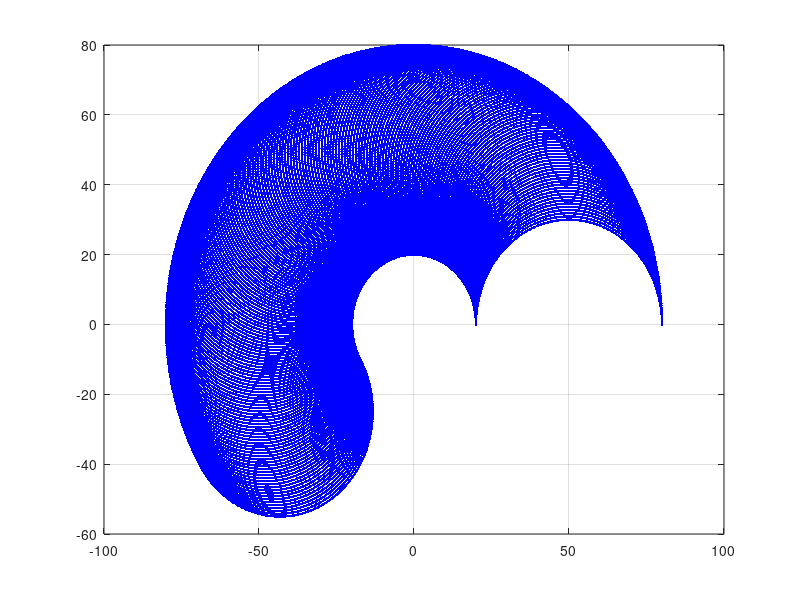

Write the MATLAB code that produced this figure.
clear
clc
l1 = 50;
l2 = 30;
% l3 = 30;

q1_min = 0;
q1_max = 210;
q2_min = 0;
q2_max = 180;
% q3_min = -90;
% q3_max = 150;

t1=linspace(q1_min, q1_max, 200)*pi/180;
t2=linspace(q2_min, q2_max, 200)*pi/180;
% t3=linspace(q3_min, q3_max, 200)*pi/180;

[q1,q2]=ndgrid(t1,t2); 
xM = l1 * cos(q1) + l2 * cos(q1 + q2);
yM = l1 * sin(q1) + l2 * sin(q1 + q2);
plot(xM(:),yM(:),'b.')
grid on